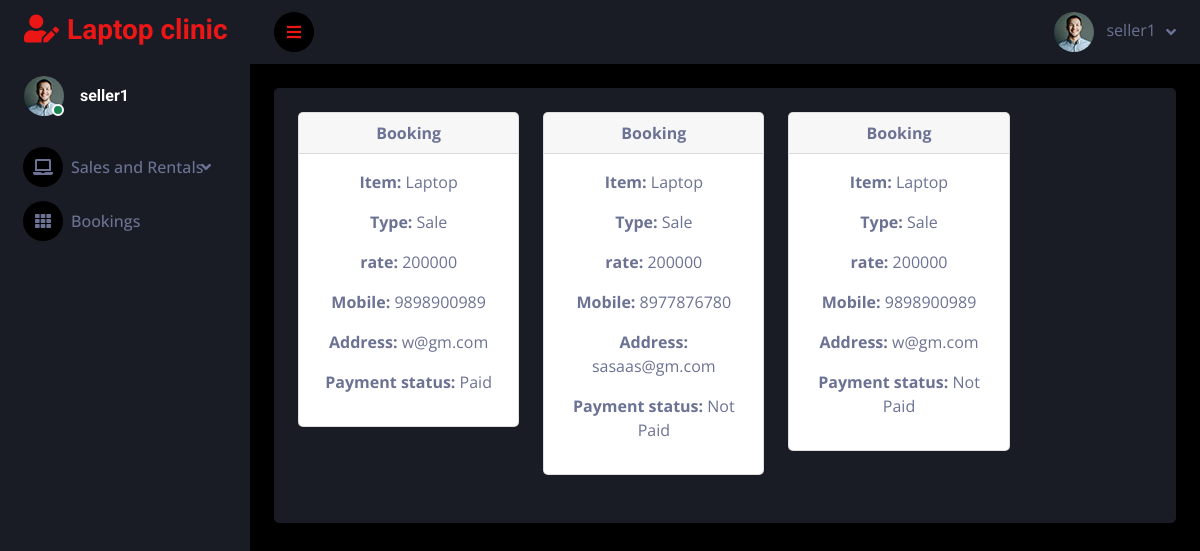
The app's page /sale_Bookings (signed in), older data.
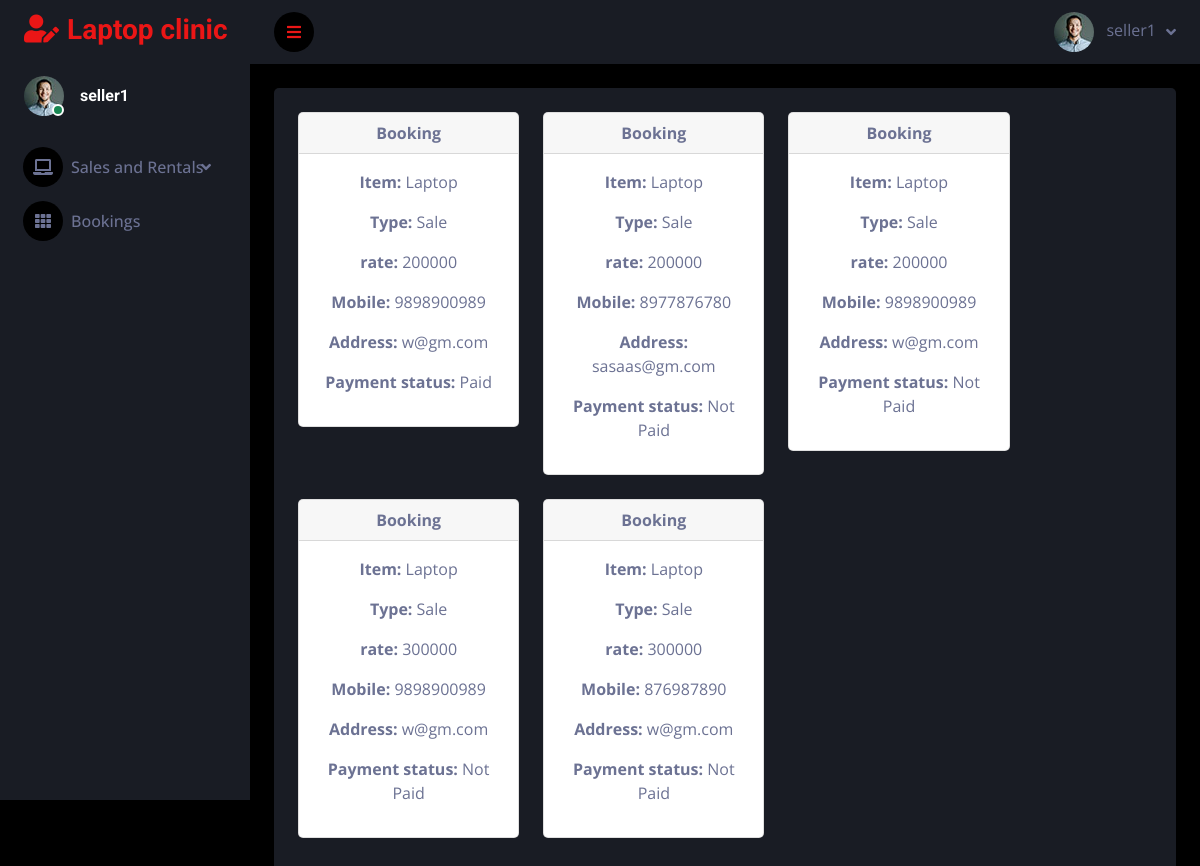
The same page, newer data.
### service_app/models.py (models this page shows)
class Cart(models.Model):
    user = models.ForeignKey(Customer, on_delete=models.CASCADE)
    sale = models.ForeignKey(Sales_add, on_delete=models.CASCADE)
    quantity = models.PositiveIntegerField()
    address = models.CharField(max_length=200)
    mobile = models.CharField(max_length=10,default=0000000000)
    status = models.IntegerField(default=0)

class Sales_add(models.Model):
    data= [
        ('Laptop', 'Laptop'),
        ('Tablets', 'Tablets'),
    ]
    TYPE = [
        ('Sale', 'Sale'),
        ('Rental', 'Rental'),
    ]
    user = models.ForeignKey(Login_view, on_delete=models.CASCADE)
    item = models.CharField(max_length=50, choices=data)
    type = models.CharField(max_length=50, choices=TYPE)
    location = models.CharField(max_length=50)
    description= models.TextField()
    rate = models.CharField(max_length=10)
    contact_no = models.CharField(max_length=100)
    pic = models.FileField(upload_to='pic/')
    status1 = models.BooleanField(default=0)
    quantity = models.PositiveIntegerField(default=0)

### service_app/sales_views.py (the view)
# urls.py: path("sale_Bookings",sales_views.Bookings,name = "sale_Bookings"),
def Bookings(request):
    u = request.user
    ticket = Cart.objects.filter(sale__user=u)
    print(ticket)
    return render(request,'sales/my_ticket.html', {'ticket': ticket})

### templates/sales/my_ticket.html (shortened to what this page needs)
{% extends 'seller_dash.html' %}
{% block content %}
<div class="col-lg-10">
    <div class="row">
        {% for n in ticket %}
        <div class="col-lg-4">
            <div class="card mb-4">
                <div class="card-header">
                    <strong class="card-title">Booking</strong>
                </div>
                <div class="card-body">
                    <div class="movie-ticket">
                        <div class="ticket-info">
                            <p><strong>Item:</strong> {{ n.sale.item }}</p>
                            <p><strong>Type:</strong> {{ n.sale.type }}</p>
                            <p><strong>rate:</strong> {{ n.sale.rate }}</p>
                            <p><strong>Mobile:</strong> {{ n.mobile }}</p>
                             <p><strong>Address:</strong> {{ n.address }}</p>
                            <p><strong>Payment status:</strong>
                                {% if n.status == 0 %}
                                Not Paid
                                {% elif n.status == 1 %}
                                Paid
                                {% endif %}
                            </p>
                        </div>
                    </div>
                </div>
            </div>
        </div>
        {% if forloop.counter|divisibleby:3 and not forloop.last %}
    </div><div class="row">
        {% endif %}
        {% endfor %}
    </div>
</div>
{% endblock %}

Row changes from the older to the newer data that the page shows:
added Cart: sale.item "Laptop", sale.type "Sale", sale.rate "300000", mobile "9898900989", address "w@gm.com", status "Not Paid"
added Cart: sale.item "Laptop", sale.type "Sale", sale.rate "300000", mobile "876987890", address "w@gm.com", status "Not Paid"
